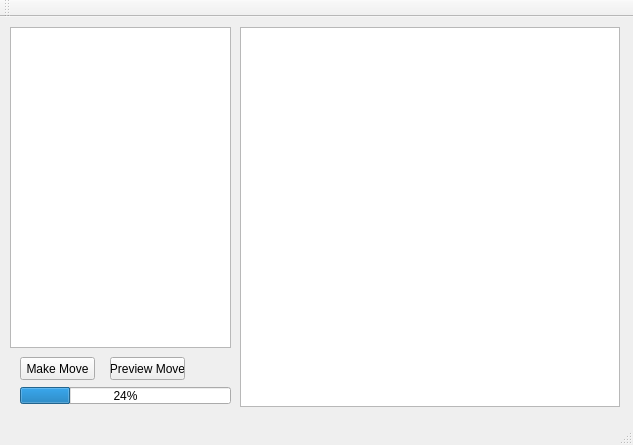
<?xml version="1.0" encoding="UTF-8"?>
<ui version="4.0">
 <class>MiniGoClass</class>
 <widget class="QMainWindow" name="MiniGoClass">
  <property name="geometry">
   <rect>
    <x>0</x>
    <y>0</y>
    <width>633</width>
    <height>445</height>
   </rect>
  </property>
  <property name="windowTitle">
   <string>MiniGo</string>
  </property>
  <widget class="QWidget" name="centralWidget">
   <widget class="QGraphicsView" name="graphicsView">
    <property name="geometry">
     <rect>
      <x>240</x>
      <y>10</y>
      <width>380</width>
      <height>380</height>
     </rect>
    </property>
   </widget>
   <widget class="QPushButton" name="previewButton">
    <property name="geometry">
     <rect>
      <x>110</x>
      <y>340</y>
      <width>75</width>
      <height>23</height>
     </rect>
    </property>
    <property name="text">
     <string>Preview Move</string>
    </property>
   </widget>
   <widget class="QPushButton" name="moveButton">
    <property name="geometry">
     <rect>
      <x>20</x>
      <y>340</y>
      <width>75</width>
      <height>23</height>
     </rect>
    </property>
    <property name="text">
     <string>Make Move</string>
    </property>
   </widget>
   <widget class="QListWidget" name="listWidget">
    <property name="geometry">
     <rect>
      <x>10</x>
      <y>10</y>
      <width>221</width>
      <height>321</height>
     </rect>
    </property>
   </widget>
   <widget class="QProgressBar" name="progressBar">
    <property name="geometry">
     <rect>
      <x>20</x>
      <y>370</y>
      <width>211</width>
      <height>17</height>
     </rect>
    </property>
    <property name="value">
     <number>24</number>
    </property>
   </widget>
  </widget>
  <widget class="QMenuBar" name="menuBar">
   <property name="geometry">
    <rect>
     <x>0</x>
     <y>0</y>
     <width>633</width>
     <height>21</height>
    </rect>
   </property>
  </widget>
  <widget class="QToolBar" name="mainToolBar">
   <attribute name="toolBarArea">
    <enum>TopToolBarArea</enum>
   </attribute>
   <attribute name="toolBarBreak">
    <bool>false</bool>
   </attribute>
  </widget>
  <widget class="QStatusBar" name="statusBar"/>
 </widget>
 <layoutdefault spacing="6" margin="11"/>
 <resources>
  <include location="MiniGo.qrc"/>
 </resources>
 <connections/>
</ui>
